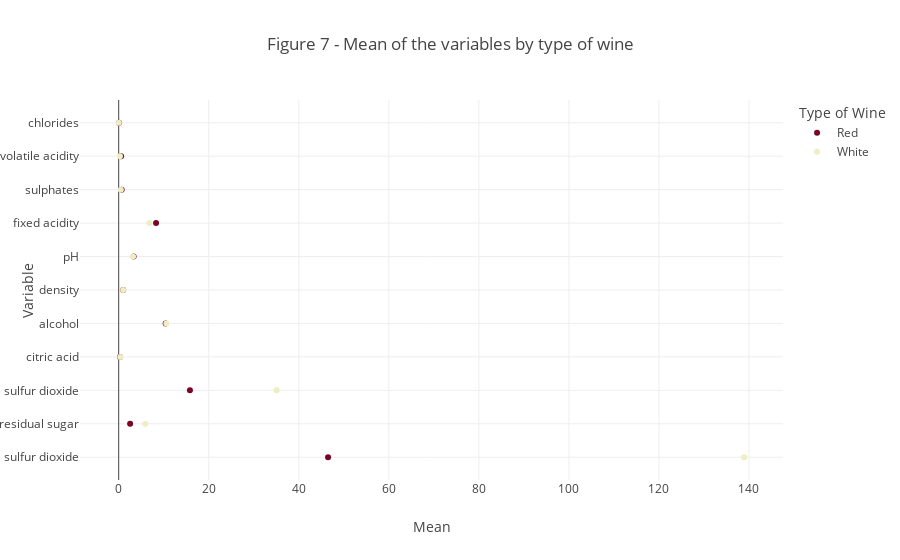

The notebook cell saved with this chart:
### Markdown cell above
Statistical differences are found for all numeric variables. 

The graph below gave us the mean for our two subpopulation.

### Code cell
stats_for_scatter_plot = a_bottle_ticket[a_bottle_ticket["Statistics"] == "mean"].drop("Statistics", axis =1)
stats_for_scatter_plot = stats_for_scatter_plot.melt(["Variable", "Difference (raw value)", "Difference in percent"], var_name = "type", value_name = "Mean")

stats_for_scatter_plot = px.scatter(stats_for_scatter_plot, x="Mean", y="Variable", color="type",
                   title="Figure 7 - Mean of the variables by type of wine",
                   labels={"type" : "Type of Wine"},
                   hover_name="type",
                  hover_data={"Variable" : True, "Mean": True, "type" : False},
                   color_discrete_map={"Red": "rgb(123,3,35)", "White": "rgb(238, 237, 196)"},
                  template = "none") #here we change the template to keep a white background but display the background's lines for aestetich value
stats_for_scatter_plot.update_layout(height=480)
stats_for_scatter_plot.update_layout(title_x=0.5)

stats_for_scatter_plot.show()

### Figure 1 — Plotly figure (JSON) as saved in the notebook; plotly's stock layout.template omitted (floating-point values rounded to 4 significant figures)
{"data": [{"customdata": [["Red"], ["Red"], ["Red"], ["Red"], ["Red"], ["Red"], ["Red"], ["Red"], ["Red"], ["Red"], ["Red"]], "hovertemplate": "<b>%{hovertext}</b><br><br>Mean=%{x}<br>Variable=%{y}<extra></extra>", "hovertext": ["Red", "Red", "Red", "Red", "Red", "Red", "Red", "Red", "Red", "Red", "Red"], "legendgroup": "Red", "marker": {"color": "rgb(123,3,35)", "symbol": "circle"}, "mode": "markers", "name": "Red", "orientation": "h", "showlegend": true, "type": "scatter", "x": [46.51, 2.536, 15.82, 0.2713, 10.42, 0.9967, 3.311, 8.301, 0.6575, 0.5309, 0.0876], "xaxis": "x", "y": ["total sulfur dioxide", "residual sugar", "free sulfur dioxide", "citric acid", "alcohol", "density", "pH", "fixed acidity", "sulphates", "volatile acidity", "chlorides"], "yaxis": "y"}, {"customdata": [["White"], ["White"], ["White"], ["White"], ["White"], ["White"], ["White"], ["White"], ["White"], ["White"], ["White"]], "hovertemplate": "<b>%{hovertext}</b><br><br>Mean=%{x}<br>Variable=%{y}<extra></extra>", "hovertext": ["White", "White", "White", "White", "White", "White", "White", "White", "White", "White", "White"], "legendgroup": "White", "marker": {"color": "rgb(238, 237, 196)", "symbol": "circle"}, "mode": "markers", "name": "White", "orientation": "h", "showlegend": true, "type": "scatter", "x": [138.9, 5.904, 35.08, 0.3334, 10.58, 0.9938, 3.199, 6.849, 0.4877, 0.2848, 0.04592], "xaxis": "x", "y": ["total sulfur dioxide", "residual sugar", "free sulfur dioxide", "citric acid", "alcohol", "density", "pH", "fixed acidity", "sulphates", "volatile acidity", "chlorides"], "yaxis": "y"}], "layout": {"autosize": true, "legend": {"title": {"text": "Type of Wine"}, "tracegroupgap": 0}, "title": {"text": "Figure 7 - Mean of the variables by type of wine", "x": 0.5}, "xaxis": {"anchor": "y", "autorange": true, "domain": [0, 1], "range": [-8.393, 147.4], "title": {"text": "Mean"}, "type": "linear"}, "yaxis": {"anchor": "x", "autorange": true, "domain": [0, 1], "range": [-0.7143, 10.71], "title": {"text": "Variable"}, "type": "category"}}}
